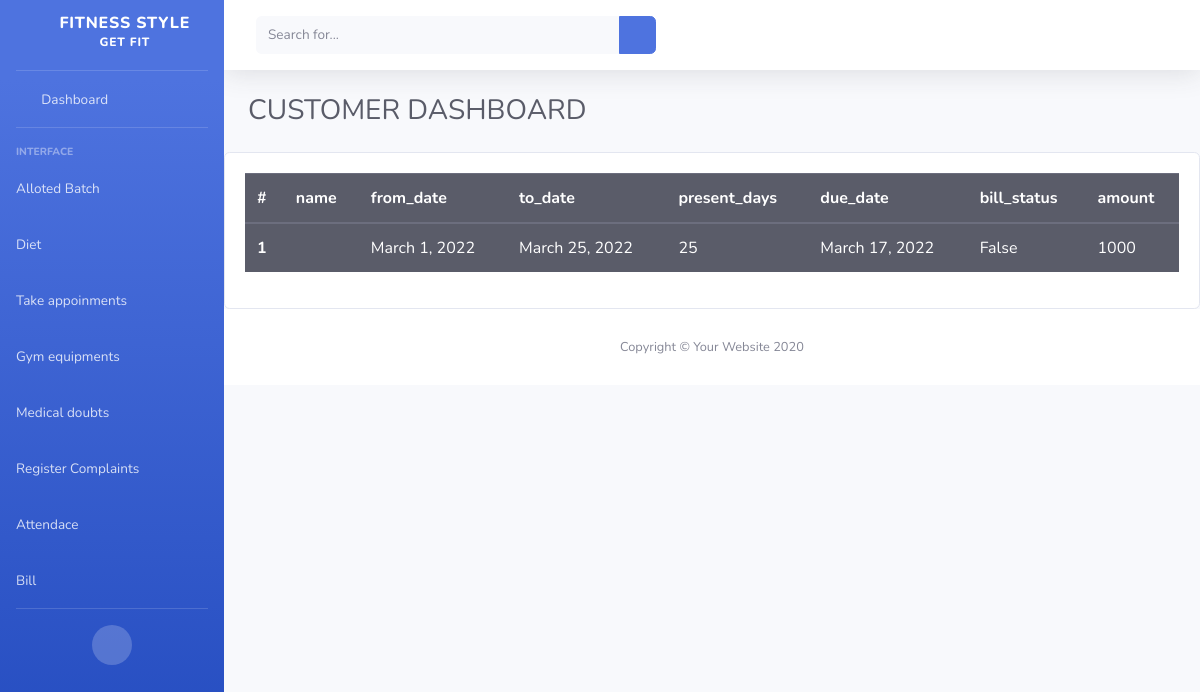
The page /viewbill/ on the database its author committed.
### FSapp/models.py (models this page shows)
class Bill(models.Model):
    user = models.OneToOneField(Login,on_delete=models.CASCADE,related_name='user')
    from_date = models.DateField()
    to_date = models.DateField()
    present_days = models.IntegerField()
    due_date = models.DateField()
    bill_status =models.BooleanField(default=False,help_text = "paid")
    amount =models.IntegerField()

### FSapp/customer_views.py (the view)
# urls.py: path('viewbill/',customer_views.viewbill,name = 'viewbill'),
def viewbill(request):
    data = Bill.objects.all()
    return render(request,'customer/view_bill.html',{'data':data})

### templates/customer/view_bill.html
{% extends 'customer/customer_dashboard.html' %}
{% block content %}
<table class="table table-dark">
  <thead>
    <tr>
      <th scope="col">#</th>
      <th scope="col">name</th>
      <th scope="col">from_date</th>
      <th scope="col">to_date</th>
      <th scope="col">present_days</th>
      <th scope="col">due_date</th>
        <th scope="col">bill_status</th>
      <th scope="col">amount</th>
    </tr>
  </thead>
  <tbody>
{%  for i in data %}   <tr>
      <th scope="row">1</th>
      <td>{{i.name}}</td>
      <td>{{i.from_date}}</td>
      <td>{{i.to_date}}</td>
      <td>{{i.present_days}}</td>
      <td>{{i.due_date}}</td>
      <td>{{i.bill_status}}</td>
      <td>{{i.amount}}</td>
</tr>
{% endfor %}
  </tbody>
</table>
{% endblock %}

### rows shown on the page
Bill: from_date "March 1, 2022", to_date "March 25, 2022", present_days "25", due_date "March 17, 2022", bill_status "False", amount "1000"
